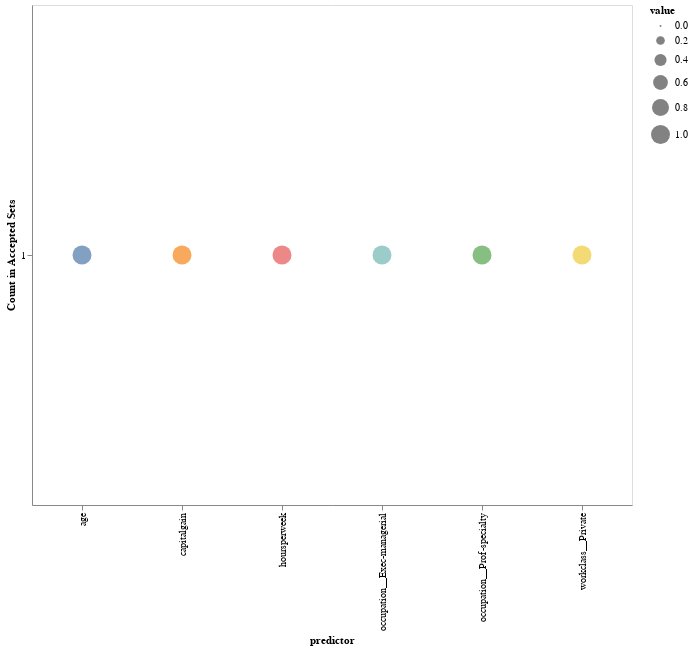

Notebook code for this chart:
### Code cell
plotICPacceptedSets( rLatin.X, rLatin.acceptedSets)

### Figure 1 — Vega-Lite specification as saved in the notebook (floating-point values rounded to 4 significant figures)
{"data": {"values": [{"predictor": "workclass__Private", "value": 1, "variable": "1"}, {"predictor": "capitalgain", "value": 1, "variable": "3"}, {"predictor": "occupation__Prof-specialty", "value": 1, "variable": "5"}, {"predictor": "hoursperweek", "value": 1, "variable": "9"}, {"predictor": "occupation__Exec-managerial", "value": 1, "variable": "22"}, {"predictor": "age", "value": 1, "variable": "28"}]}, "encoding": {"color": {"field": "predictor", "legend": null, "type": "nominal"}, "size": {"field": "value", "type": "quantitative"}, "x": {"field": "predictor", "type": "ordinal"}, "y": {"axis": {"title": "Count in Accepted Sets"}, "field": "value", "type": "ordinal"}}, "height": 500, "mark": "circle", "width": 600}
